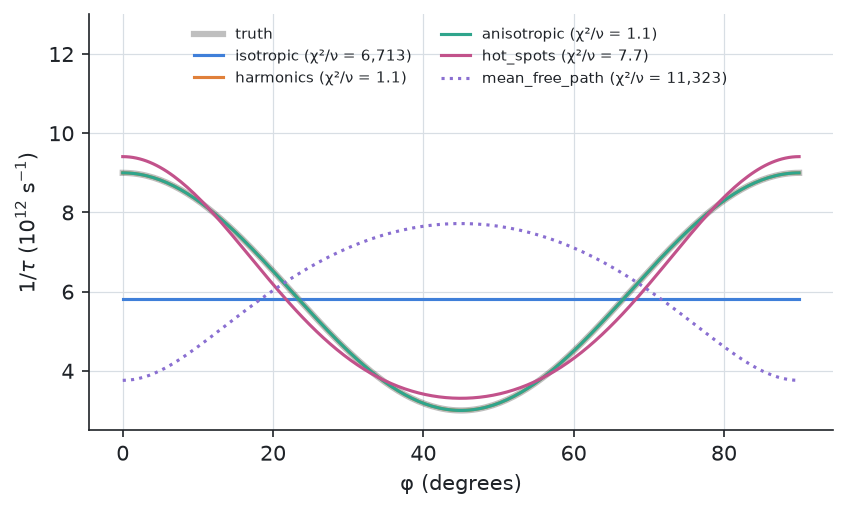

Source code (Python):
from _data import d, data, surface, true_rate

# --8<-- [start:example]
import numpy as np
from quantalyze.beta import boltzmann_fitting as bzf


def isotropic(gamma0):
    return gamma0


def harmonics(phi, gamma0, a4):  # the C4-symmetric Fourier series, to first order
    return gamma0 * (1 + a4 * np.cos(4 * phi))


def anisotropic(phi, gamma0, gamma1):  # the form the data were made with
    return gamma0 + gamma1 * np.cos(2 * phi) ** 2


def hot_spots(phi, gamma0, height, width=0.3):  # peaks on the axes; width is held at 0.3 rad
    peaks = sum(np.exp((np.cos(phi - p) - 1) / width**2) for p in (0, np.pi / 2, np.pi, 3 * np.pi / 2))
    return gamma0 + height * peaks


def mean_free_path(vx, vy, ell):  # the same mean free path everywhere: 1/τ = |v|/ℓ
    return np.hypot(vx, vy) / ell


forms = {
    isotropic: {"gamma0": 1e12},
    harmonics: {"gamma0": 1e12, "a4": 0.1},
    anisotropic: {"gamma0": 1e12, "gamma1": 1e12},
    hot_spots: {"gamma0": 1e12, "height": 1e12},
    mean_free_path: {"ell": 1e-8},
}
errors = dict(resistivity_error="resistivity_error", hall_resistivity_error="hall_resistivity_error")
results = {}
for form, p0 in forms.items():
    results[form.__name__] = bzf.fit_transport(data, surface, rate=form, p0=p0, layer_spacing=d, extrapolate=True,
                                               bounds={"a4": (-0.95, 0.95)} if "a4" in p0 else None, **errors)
    result = results[form.__name__]
    values = ", ".join(f"{n} = {result[n]:.3g}" for n in result.names)
    print(f"{form.__name__:15s} χ²/ν = {result.reduced_chi_squared:8.1f}   {values}")
# --8<-- [end:example]

import matplotlib.pyplot as plt

phi = np.linspace(0, np.pi / 2, 200)


def label(result):
    chi = result.reduced_chi_squared
    return f"χ²/ν = {chi:.1f}" if chi < 100 else f"χ²/ν = {chi:,.0f}"


fig, ax = plt.subplots()
ax.plot(np.degrees(phi), anisotropic(phi, **true_rate) / 1e12, color="k", lw=3, alpha=0.25, label="truth")
for form in forms:
    result = results[form.__name__]
    if form is mean_free_path:
        continue  # depends on |v|, not φ alone: shown at the nodes below
    gamma = np.broadcast_to(form(phi, **{n: result[n] for n in result.parameters}) if form is not isotropic
                            else result["gamma0"], phi.shape)
    ax.plot(np.degrees(phi), gamma / 1e12, label=f"{form.__name__} ({label(result)})")
quarter = surface["phi"] <= np.pi / 2
gamma = mean_free_path(surface["vx"], surface["vy"], results["mean_free_path"]["ell"])
ax.plot(np.degrees(surface["phi"][quarter]), gamma[quarter] / 1e12, ":",
        label=f"mean_free_path ({label(results['mean_free_path'])})")
ax.set(xlabel="φ (degrees)", ylabel=r"$1/\tau$ ($10^{12}$ s$^{-1}$)")
ax.set_ylim(2.5, 13)
ax.legend(fontsize=7, ncol=2, loc="upper center")
